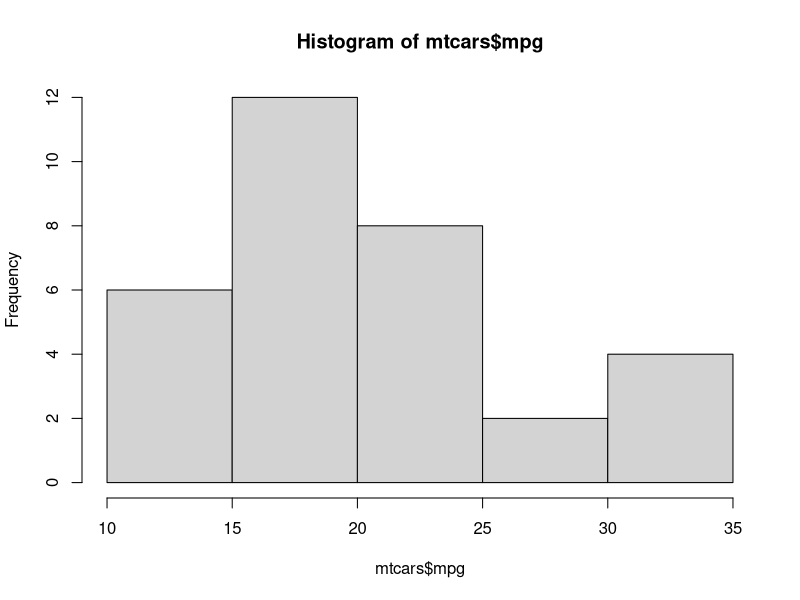
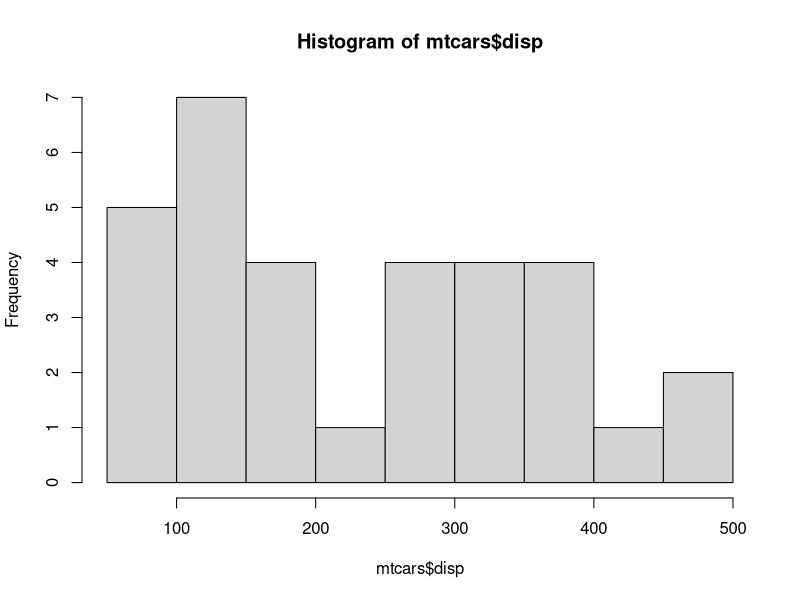
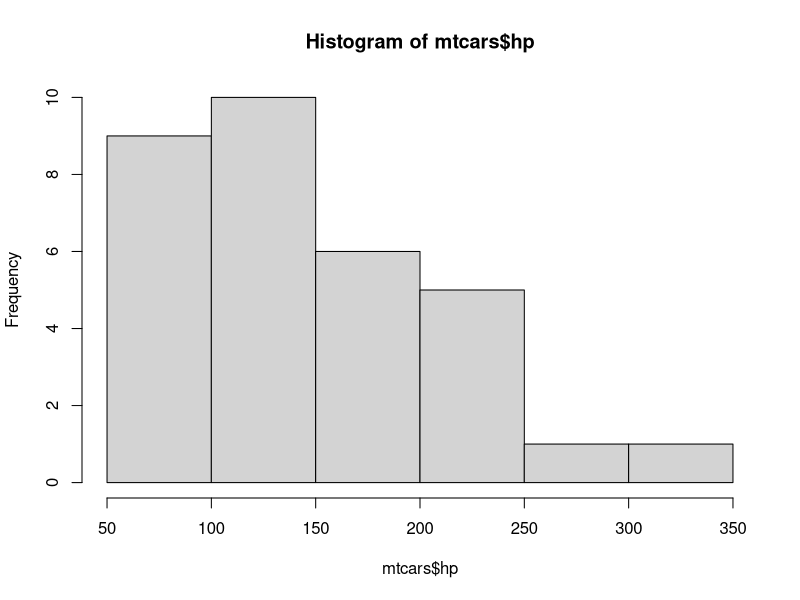
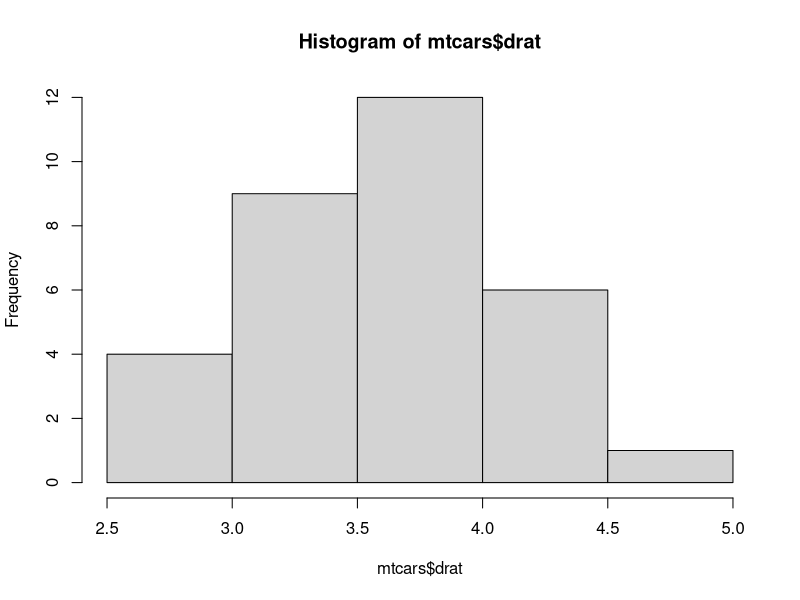
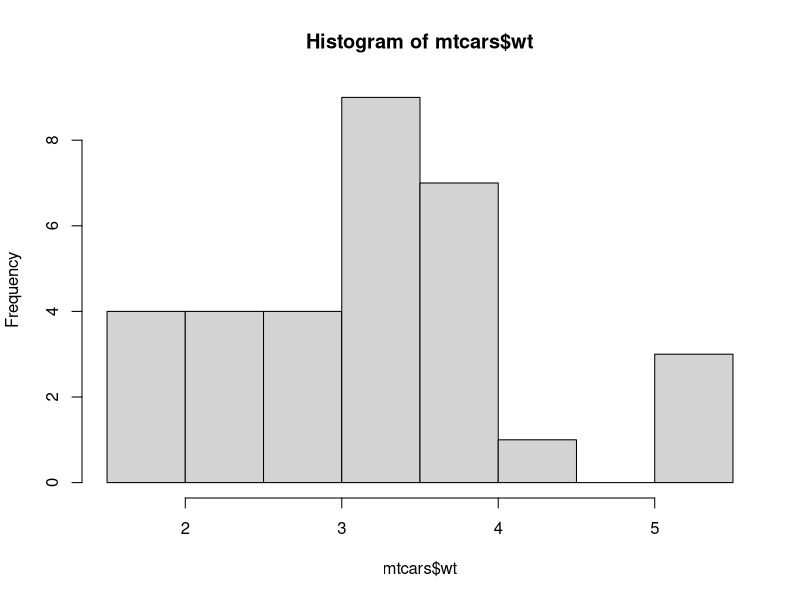
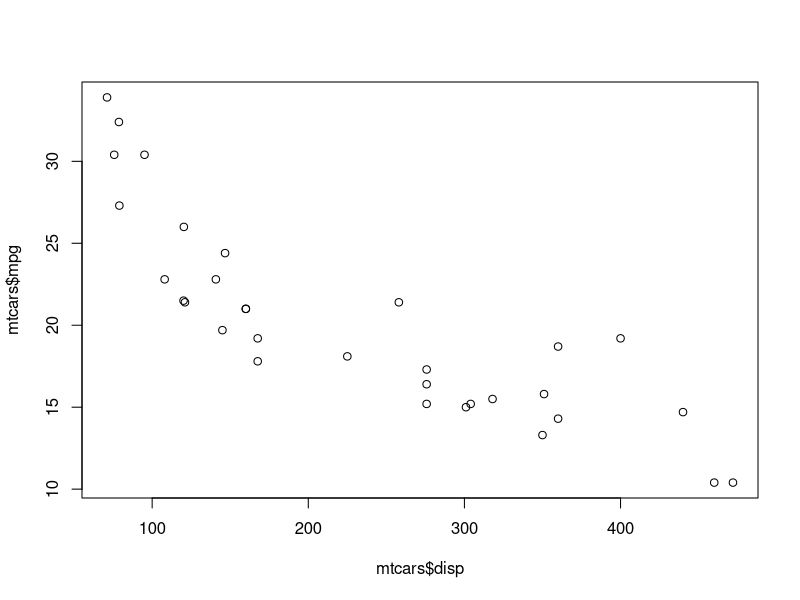
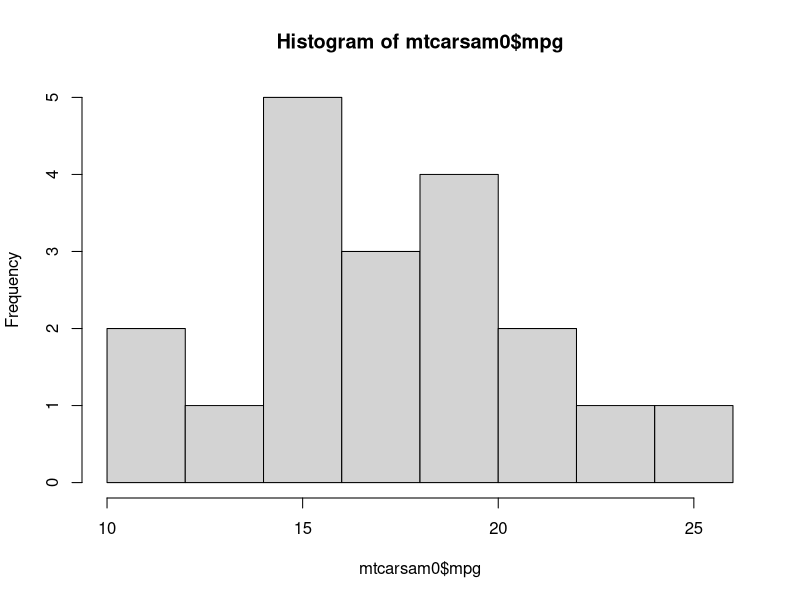
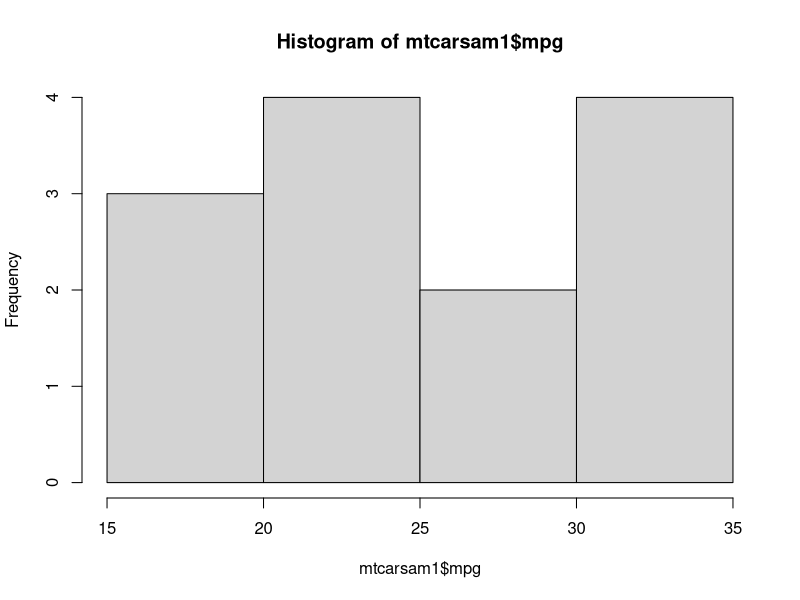

These charts were generated, in order, by the following R code:
# Part A

# a. Indicate the type of data (categorical or continuous) for each of the variables included in
# the dataset.

names(mtcars)
?mtcars
# [, 1]	 mpg	 Miles/(US) gallon
# [, 2]	 cyl	 Number of cylinders
# [, 3]	 disp	 Displacement (cu.in.)
# [, 4]	 hp	 Gross horsepower
# [, 5]	 drat	 Rear axle ratio
# [, 6]	 wt	 Weight (1000 lbs)
# [, 7]	 qsec	 1/4 mile time
# [, 8]	 vs	 V/S
# [, 9]	 am	 Transmission (0 = automatic, 1 = manual)
# [,10]	 gear	 Number of forward gears
# [,11]	 carb	 Number of carburetors
#

head(mtcars)

# Based on the above I'd say that
# [, 2]	 cyl	 Number of cylinders
# [, 8]	 vs	 V/S
# [, 9]	 am	 Transmission (0 = automatic, 1 = manual)
# [,10]	 gear	 Number of forward gears
# [,11]	 carb	 Number of carburetors
# are the categorical variables

# b. For each of the categorical variables in the survey, indicate whether you believe the
# variable is nominal or ordinal.

# The nominal variables are
# [, 8]	 vs	 V/S
# [, 9]	 am	 Transmission (0 = automatic, 1 = manual)
# The ordinal variables are
# [, 2]	 cyl	 Number of cylinders
# [,10]	 gear	 Number of forward gears
# [,11]	 carb	 Number of carburetors


# c. Create a histogram for each of the continuous variables.
hist(mtcars$mpg)
hist(mtcars$disp)
hist(mtcars$hp)
hist(mtcars$drat)
hist(mtcars$wt)

# d. Find the maximum and minimum of each column using apply().
apply(mtcars,2,max)
apply(mtcars,2,min)

# e. Report the 25th, 50th, and 75th percentiles of all columns using apply().
apply(mtcars,2,quantile,c(0.25,0.5,0.75))

# f. Report and interpret the interquartile range for the mpg
# 50% of all the values of mpg fall between 15.425 and 22.80

## Part B (40 marks)

# a. Draw a scatterplot with mpg on the y axis and displacement on the x axis. 
# What does the graph # tell you (one or two sentences)?
plot(mtcars$mpg ~ mtcars$disp)
# As displacement increases mpg decreases; and the relationship is non-linear.

# b. Draw two histograms for mpg by am. One for am values of 0 and one for am values of 1. 
# What do the graphs tell you (one or two sentences)?
mtcarsam0 <- subset(mtcars, am==0)
mtcarsam1 <- subset(mtcars, am==1)
hist(mtcarsam0$mpg)
hist(mtcarsam1$mpg)
# Cars with am equal to zero tend to have lower values than cars with am equal to one.

